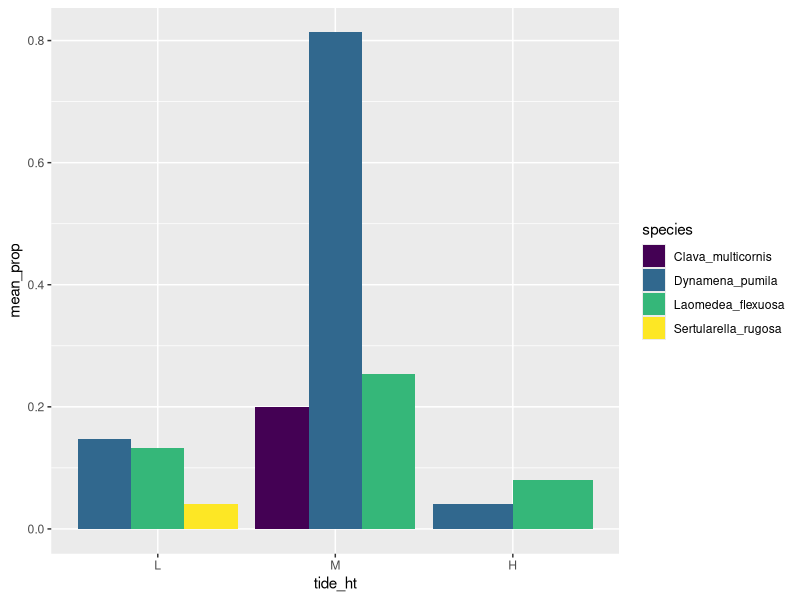

Reproduce this figure in R.
## ---- chunk 1
knitr::opts_chunk$set(echo = TRUE)
## ---- chunk 2
library(tidyverse)
library(readxl)
library(forcats)
## ---- chunk 3
hydroids <- read_xlsx("data/NeCSA24miscellanea.xlsx", sheet = "data")
## ---- chunk 4
hydroids %>%
  mutate(tide_ht = factor(tide_ht)) %>%
  mutate(tide_ht = fct_relevel(tide_ht, c("L", "M", "H"))) %>%
  filter(subquadrats != "n",
         species != "none") %>%
  group_by(tide_ht, species) %>%
  mutate(proportion = as.numeric(subquadrats)/25) %>%
  summarise(mean_prop = mean(proportion)) %>%
  ggplot(mapping = aes(tide_ht, mean_prop, fill = species)) +
  geom_col(position = "dodge") +
  scale_fill_viridis_d()
